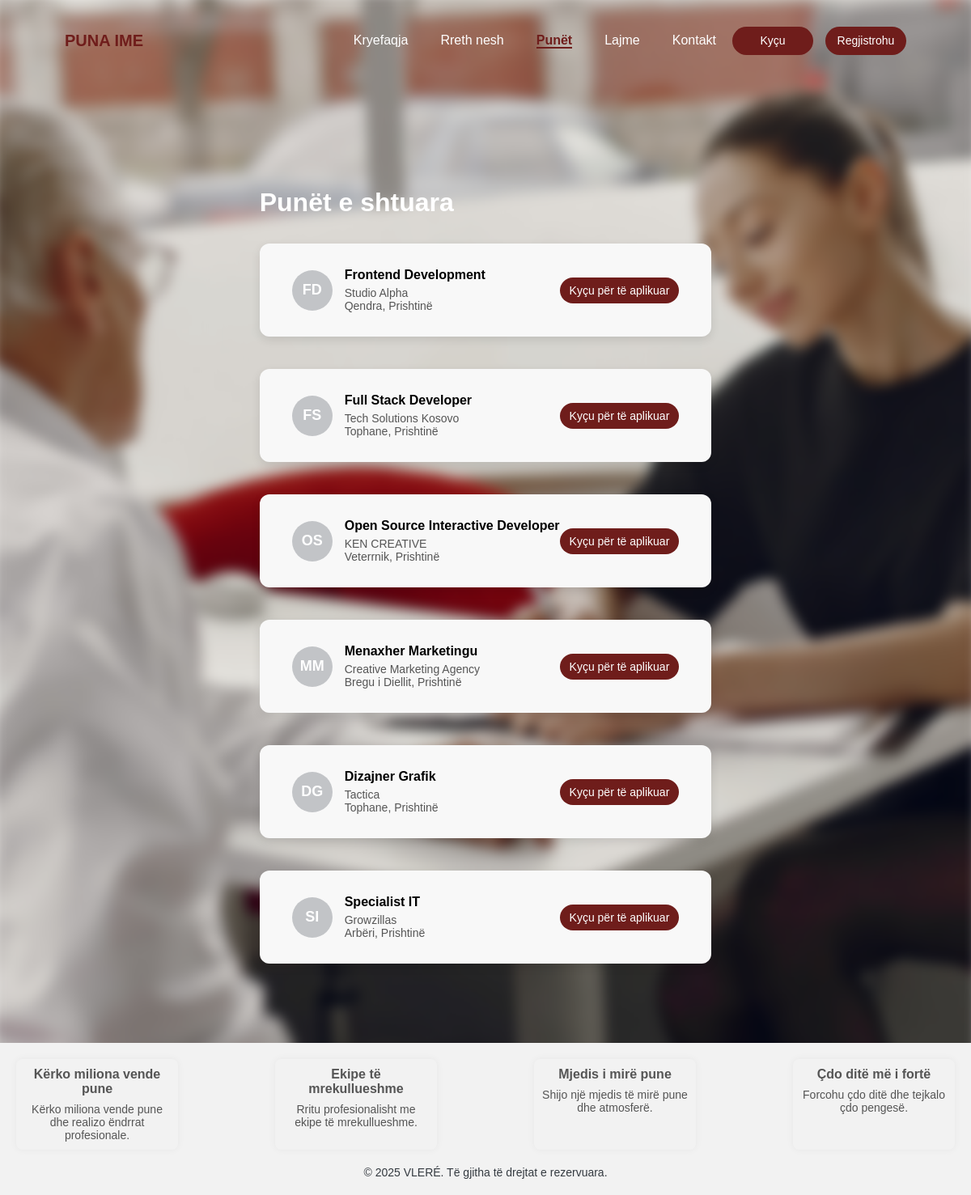
/jobs.php, run on the app's committed database.
### tables this page shows
CREATE TABLE `jobs` (
  `id` int(11) unsigned NOT NULL AUTO_INCREMENT,
  `title` varchar(255) NOT NULL,
  `company` varchar(255) NOT NULL,
  `location` varchar(255) NOT NULL,
  `sort_order` int(11) NOT NULL DEFAULT 0,
  `created_at` datetime DEFAULT CURRENT_TIMESTAMP,
  PRIMARY KEY (`id`)
);

### classes/Database.php (called while the page is built, shortened)
<?php
class Database {
    public function __construct(){
        $this->conn = new PDO(
            "mysql:host=localhost;dbname=projekti;charset=utf8mb4",
            "root",
            ""
        );
    }
}

### classes/Job.php (called while the page is built, shortened)
<?php
require_once __DIR__ . "/Database.php";
class Job extends Database {
    public function getAll() {
        try {
            $stmt = $this->conn->query("SELECT * FROM jobs ORDER BY sort_order ASC, created_at DESC");
            return $stmt ? $stmt->fetchAll(PDO::FETCH_ASSOC) : [];
        } catch (PDOException $e) {
            return [];
        }
    }
}

### config/job_privacy.php (called while the page is built, shortened)
<?php
function getJobDisplay(array $job) {
    $company = $job['company'] ?? '';
    return $job;
}

### jobs.php (the view, shortened to what this page needs)
<?php
require_once __DIR__ . "/classes/Job.php";
require_once __DIR__ . "/config/job_privacy.php";
$jobModel = new Job();
$jobs = $jobModel->getAll();
?>
<!DOCTYPE html>
<html lang="sq">
<head>
    <link rel="stylesheet" href="assets/css/contact.css">
    <link href="https://cdn.boxicons.com/3.0.6/fonts/basic/boxicons.min.css" rel="stylesheet">
</head>
<body>
<header>
    <div class="navbar">
        <h3 id="title">PUNA IME</h3>
        <div class="right-side">
            <nav>
                <ul class="listed">
                    <li><a href="index.php">Kryefaqja</a></li>
                    <li><a href="about.php">Rreth nesh</a></li>
                    <li><a href="jobs.php" class="active">Punët</a></li>
                    <li><a href="news.php">Lajme</a></li>
                    <li><a href="contact.php">Kontakt</a></li>
                </ul>
            </nav>
            <div class="buttons">
                <?php if (isset($_SESSION['user'])): ?>
                    <button onclick="location.href='auth/logout.php'">Dil</button>
                <?php else: ?>
                    <button onclick="location.href='auth/loginform.php'">Kyçu</button>
                    <button onclick="location.href='auth/registerform.php'">Regjistrohu</button>
                <?php endif; ?>
            </div>
        </div>
    </div>
</header>
<main>
    <h1 class="page-title">Punët e shtuara</h1>
    <div class="jobs-wrap">
        <?php if (empty($jobs)): ?>
            <p class="no-items">Nuk ka punë të shtuara ende. Kontrolloni më vonë.</p>
        <?php else: ?>
            <?php foreach ($jobs as $job): ?>
                <?php $job = getJobDisplay($job);
                $initials = '';
                $words = preg_split('/\s+/', trim($job['title']), 2);
                if (count($words) >= 2) {
                    $initials = strtoupper(mb_substr($words[0], 0, 1) . mb_substr($words[1], 0, 1));
                } else {
                    $initials = strtoupper(mb_substr($job['title'], 0, 2));
                }
                ?>
                <div class="job-card">
                    <div class="left">
                        <div class="avatar"><?= htmlspecialchars($initials) ?></div>
                        <div class="details">
                            <div class="job-title"><?= htmlspecialchars($job['title']) ?></div>
                            <div class="company"><?= htmlspecialchars($job['company']) ?></div>
                            <div class="location"><?= htmlspecialchars($job['location']) ?></div>
                        </div>
                    </div>
                    <div class="right">
                        <?php if (isset($_SESSION['user'])): ?>
                            <button class="apply-btn">Apliko</button>
                        <?php else: ?>
                            <button class="apply-btn" onclick="location.href='auth/loginform.php'">Kyçu për të aplikuar</button>
                        <?php endif; ?>
                    </div>
                </div>
            <?php endforeach; ?>
        <?php endif; ?>
    </div>
</main>
<footer>
    <div class="elementet">
        <div class="object">
            <div class="fjalia1"><h4>Kërko miliona vende pune</h4></div>
            <div><p>Kërko miliona vende pune dhe realizo ëndrrat profesionale.</p></div>
        </div>
        <div class="object">
            <div class="fjalia1"><h4>Ekipe të mrekullueshme</h4></div>
            <div><p>Rritu profesionalisht me ekipe të mrekullueshme.</p></div>
        </div>
        <div class="object">
            <div class="fjalia1"><h4>Mjedis i mirë pune</h4></div>
            <div><p>Shijo një mjedis të mirë pune dhe atmosferë.</p></div>
        </div>
        <div class="object">
            <div class="fjalia1"><h4>Çdo ditë më i fortë</h4></div>
            <div><p>Forcohu çdo ditë dhe tejkalo çdo pengesë.</p></div>
        </div>
    </div>
    <div class="copyright">© 2025 VLERÉ. Të gjitha të drejtat e rezervuara.</div>
</footer>
</body>
</html>

### assets/css/contact.css (style rules this page uses)
* { margin: 0; padding: 0; box-sizing: border-box; font-family: Arial, Helvetica, sans-serif; }
html { min-height: 100%; }
body { height: auto; min-height: 100vh; margin: 0; display: flex; flex-direction: column; position: relative; }
body::before { content: ''; position: fixed; top: -10px; left: -10px; right: -10px; bottom: -10px; background-image: url('../images/contact.jpg'); background-size: cover; background-position: center; background-repeat: no-repeat; filter: blur(8px); z-index: -1; }
.navbar { margin: 20px 40px; padding: 10px 40px; display: flex; align-items: center; justify-content: space-between; height: 60px; box-sizing: border-box; }
.listed { list-style: none; display: flex; gap: 40px; margin: 0; padding: 0; }
.listed li a { text-decoration: none; color: white; font-weight: 500; padding: 0; line-height: 60px; }
.right-side { display: flex; align-items: center; gap: 20px; margin-left: auto; }
.buttons button { color: white; background-color: #6f1d1b; border: none; border-radius: 20px; width: 100px; height: 35px; padding: 0; font-size: 14px; cursor: pointer; line-height: normal; transition: none; }
.buttons { display: flex; gap: 15px; }
#title { font-size: 20px; color: #6f1d1b; }
.listed li a.active { color: #6f1d1b; border-bottom: 2px solid #6f1d1b; font-weight: bold; }
main { flex: 1; margin: 0 auto; padding: 100px 20px 50px 20px; }
.jobs-wrap { display: flex; flex-direction: column; gap: 40px; }
.job-card { display: flex; justify-content: space-between; align-items: center; max-width: 900px; margin: 0 auto; width: 100%; padding: 30px 40px; background-color: #f8f8f8; border-radius: 12px; box-shadow: 0 4px 12px rgba(0, 0, 0, 0.1); transition: transform 0.2s; }
.job-card .left { display: flex; gap: 15px; align-items: center; }
.job-card .avatar { width: 50px; height: 50px; min-width: 50px; background-color: #c2c4c7; color: white; font-weight: bold; font-size: 18px; border-radius: 50%; display: flex; justify-content: center; align-items: center; }
.job-card .details .job-title { font-weight: bold; font-size: 16px; margin-bottom: 5px; }
.job-card .details .company, .job-card .details .location { font-size: 14px; color: #555; }
.job-card .right .apply-btn { background-color: #6f1d1b; color: white; border: none; padding: 8px 12px; border-radius: 20px; cursor: pointer; font-size: 14px; transition: background 0.2s; }
footer { width: 100%; padding: 20px 50px; background-color: #f2f2f2; box-sizing: border-box; padding: 20px; }
.elementet { display: flex; justify-content: space-between; flex-wrap: wrap; gap: 10px; margin-bottom: 20px; }
.elementet .object { flex: 0 1 200px; max-width: 220px; min-width: 150px; background-color: transparent; padding: 10px; text-align: center; border-radius: 8px; box-shadow: 0 0 10px rgba(0, 0, 0, 0.05); }
.elementet .object h4 { color: #555; font-size: 16px; margin-bottom: 8px; }
.elementet .object p { font-size: 14px; color: #555; }
.copyright { color: #343a40; text-align: center; font-size: 14px; }

### jobs.php (style rules this page uses)
.page-title { margin: 2rem auto; max-width: 1200px; padding: 0 1rem; color: #fff }
.jobs-wrap { max-width: 1200px; margin: 0 auto 3rem; padding: 0 1rem; }

### data on the page
jobs: title "FD", title "Frontend Development", company "Studio Alpha", location "Qendra, Prishtinë"
jobs: title "FS", title "Full Stack Developer", company "Tech Solutions Kosovo", location "Tophane, Prishtinë"
jobs: title "OS", title "Open Source Interactive Developer", company "KEN CREATIVE", location "Veterrnik, Prishtinë"
jobs: title "MM", title "Menaxher Marketingu", company "Creative Marketing Agency", location "Bregu i Diellit, Prishtinë"
jobs: title "DG", title "Dizajner Grafik", company "Tactica", location "Tophane, Prishtinë"
jobs: title "SI", title "Specialist IT", company "Growzillas", location "Arbëri, Prishtinë"
